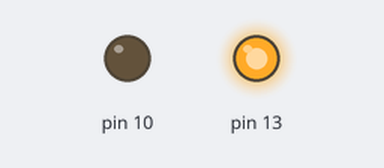
Simulated run of this sketch. Board: Arduino Uno, built with avr-gcc and run on an emulated ATmega328P. On the bench: output pins drawn as LEDs (lit = HIGH).

Above: at 0.5 s.
At 2.2 s:
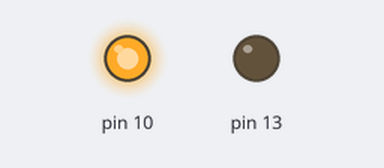
At 4.5 s:
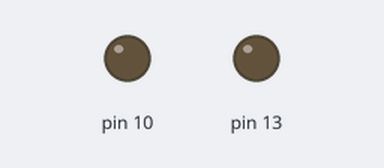
Timing chart, 0 to 6.9 s (numbered marks = the images above):
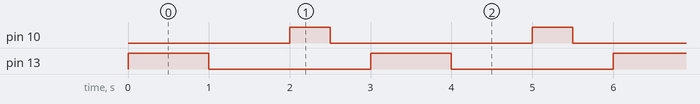

Measured:
- by itself, pin 10: alternates HIGH for 0.50 s and LOW for 2.5 s
- by itself, pin 13: alternates HIGH for 1.0 s and LOW for 2.0 s
- by itself, everything shown: repeats every 3.0 s, in 4 steps

The sketch:

preprocessor4a.ino
```cpp
/*
  Der leichte Einstieg in Arduino & Co.
  Auch Parameter sind möglich

  Version 1.00, 16.05.2020
  Der Hobbyelektroniker
  https://community.hobbyelektroniker.ch
  https://www.youtube.com/c/HobbyelektronikerCh
  Der Code kann mit Quellenangabe frei verwendet werden.
*/

#define LED 13
#define ZEIT 1000

#define SET_OUTPUT(pin) pinMode(pin, OUTPUT)

#define BLINK(pin, zeit) \
  digitalWrite(pin, HIGH); \
  delay(zeit); \
  digitalWrite(pin, LOW); \
  delay(zeit);


void setup() {
  SET_OUTPUT(LED);
  SET_OUTPUT(10);
}

void loop() {
  BLINK(LED, ZEIT)
  BLINK(10,500)
}
```
